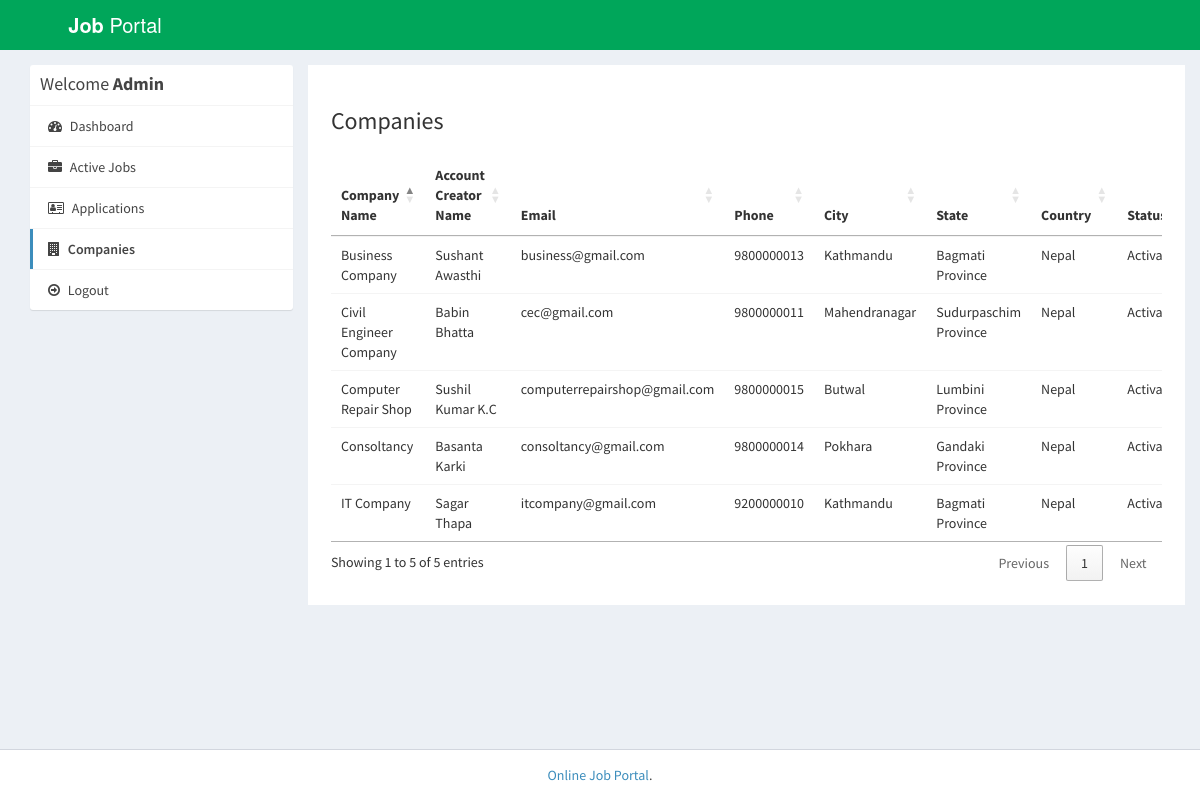
/admin/companies.php (signed in), run on the app's committed database.
### tables this page shows
CREATE TABLE `company` (
  `id_company` int(11) NOT NULL,
  `name` varchar(255) NOT NULL,
  `companyname` varchar(255) NOT NULL,
  `country` varchar(255) NOT NULL,
  `state` varchar(255) NOT NULL,
  `city` varchar(255) NOT NULL,
  `contactno` varchar(255) NOT NULL,
  `website` varchar(255) NOT NULL,
  `email` varchar(255) NOT NULL,
  `password` varchar(255) NOT NULL,
  `aboutme` varchar(255) DEFAULT NULL,
  `logo` varchar(255) NOT NULL,
  `createdAt` timestamp NOT NULL DEFAULT current_timestamp(),
  `active` int(11) NOT NULL DEFAULT 2
);

### admin/companies.php (the view, shortened to what this page needs)
<?php
require_once("../db.php");
?>
<!DOCTYPE html>
<html>
<head>
  <link rel="stylesheet" href="https://cdnjs.cloudflare.com/ajax/libs/twitter-bootstrap/3.3.7/css/bootstrap.min.css">
  <link rel="stylesheet" href="https://cdnjs.cloudflare.com/ajax/libs/font-awesome/4.7.0/css/font-awesome.min.css">
  <link rel="stylesheet" href="https://cdnjs.cloudflare.com/ajax/libs/ionicons/2.0.1/css/ionicons.min.css">
  <link rel="stylesheet" href="https://cdn.datatables.net/1.10.15/css/jquery.dataTables.min.css">
  <link rel="stylesheet" href="../css/AdminLTE.min.css">
  <link rel="stylesheet" href="../css/_all-skins.min.css">
  <link rel="stylesheet" href="../css/custom.css">
</head>
<body class="hold-transition skin-green sidebar-mini">
<div class="wrapper">
  <header class="main-header">
    <a href="index.php" class="logo logo-bg">
      <span class="logo-lg"><b>Job</b> Portal</span>
    </a>
    <nav class="navbar navbar-static-top">
    </nav>
  </header>
  <div class="content-wrapper" style="margin-left: 0px;">
    <section id="candidates" class="content-header">
      <div class="container">
        <div class="row">
          <div class="col-md-3">
            <div class="box box-solid">
              <div class="box-header with-border">
                <h3 class="box-title">Welcome <b>Admin</b></h3>
              </div>
              <div class="box-body no-padding">
                <ul class="nav nav-pills nav-stacked">
                  <li><a href="dashboard.php"><i class="fa fa-dashboard"></i> Dashboard</a></li>
                  <li><a href="active-jobs.php"><i class="fa fa-briefcase"></i> Active Jobs</a></li>
                  <li><a href="applications.php"><i class="fa fa-address-card-o"></i> Applications</a></li>
                  <li class="active"><a href="companies.php"><i class="fa fa-building"></i> Companies</a></li>
                  <li><a href="../logout.php"><i class="fa fa-arrow-circle-o-right"></i> Logout</a></li>
                </ul>
              </div>
            </div>
          </div>
          <div class="col-md-9 bg-white padding-2">
            <h3>Companies</h3>
            <div class="row margin-top-20">
              <div class="col-md-12">
                <div class="box-body table-responsive no-padding">
                  <table id="example2" class="table table-hover">
                    <thead>
                      <th>Company Name</th>
                      <th>Account Creator Name</th>
                      <th>Email</th>
                      <th>Phone</th>
                      <th>City</th>
                      <th>State</th>
                      <th>Country</th>
                      <th>Status</th>
                    </thead>
                    <tbody>
                      <?php
                      $sql = "SELECT * FROM company";
                      $result = $conn->query($sql);
                      if($result->num_rows > 0) {
                        while($row = $result->fetch_assoc()) {
                      ?>
                      <tr>
                        <td><?php echo $row['companyname']; ?></td>
                        <td><?php echo $row['name']; ?></td>
                        <td><?php echo $row['email']; ?></td>
                        <td><?php echo $row['contactno']; ?></td>
                        <td><?php echo $row['city']; ?></td>
                        <td><?php echo $row['state']; ?></td>
                        <td><?php echo $row['country']; ?></td>
                        <td>
                        <?php
                          if($row['active'] == '1') {
                            echo "Activated";
                          } else if($row['active'] == '2') {
                            ?>
                            <a href="reject-company.php?id=<?php echo $row['id_company']; ?>">Reject</a> <a href="approve-company.php?id=<?php echo $row['id_company']; ?>">Approve</a>
                            <?php
                          } else if ($row['active'] == '3') {
                            ?>
                              <a href="approve-company.php?id=<?php echo $row['id_company']; ?>">Reactivate</a>
                            <?php
                          } else if($row['active'] == '0') {
                            echo "Rejected";
                          }
                        ?>
                        </td>
                      </tr>
                     <?php
                        }
                      }
                    ?>
                    </tbody>
                  </table>
                </div>
              </div>
            </div>
          </div>
        </div>
      </div>
    </section>
  </div>
  <footer class="main-footer" style="margin-left: 0px;">
    <div class="text-center">
    <a>Online Job Portal</a>.</strong>
    </div>
  </footer>
</div>
</body>
</html>

### css/custom.css (style rules this page uses)
.logo-bg { background-color: #00A65A !important; }
.margin-top-20 { margin-top: 20px; }
.padding-2 { padding: 2%; }
.bg-white { background-color: #fff; }

### data on the page
company: companyname "IT Company", name "Sagar Thapa", email "itcompany@gmail.com", contactno "9200000010", city "Kathmandu", state "Bagmati Province", country "Nepal", active "Activated"
company: companyname "Civil Engineer Company", name "Babin Bhatta", email "cec@gmail.com", contactno "9800000011", city "Mahendranagar", state "Sudurpaschim Province", country "Nepal", active "Activated"
company: companyname "Business Company", name "Sushant Awasthi", email "business@gmail.com", contactno "9800000013", city "Kathmandu", state "Bagmati Province", country "Nepal", active "Activated"
company: companyname "Consoltancy", name "Basanta Karki", email "consoltancy@gmail.com", contactno "9800000014", city "Pokhara", state "Gandaki Province", country "Nepal", active "Activated"
company: companyname "Computer Repair Shop", name "Sushil Kumar K.C", email "computerrepairshop@gmail.com", contactno "9800000015", city "Butwal", state "Lumbini Province", country "Nepal", active "Activated"
